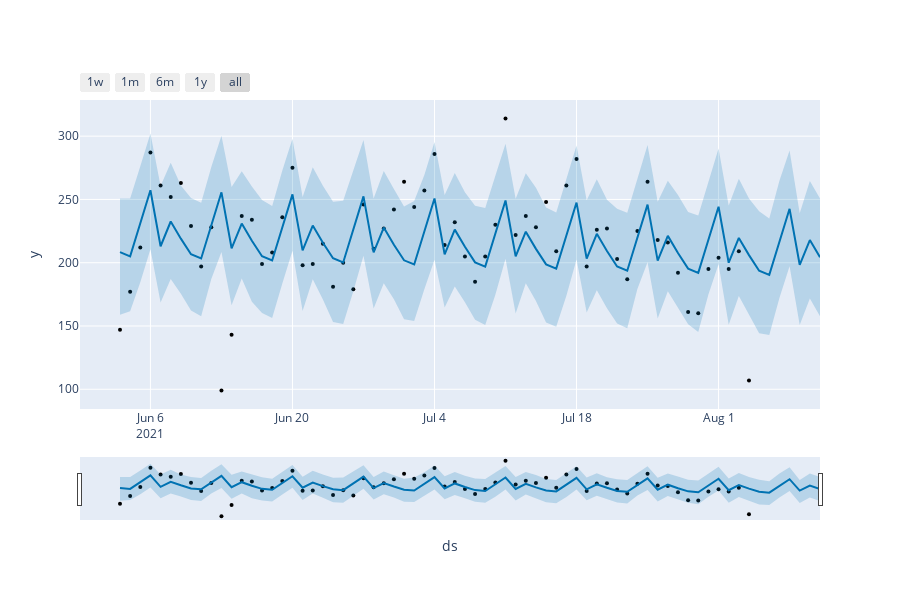

Here is the notebook cell this chart was saved with:
### Code cell
plot_plotly(prophet, forecast)
